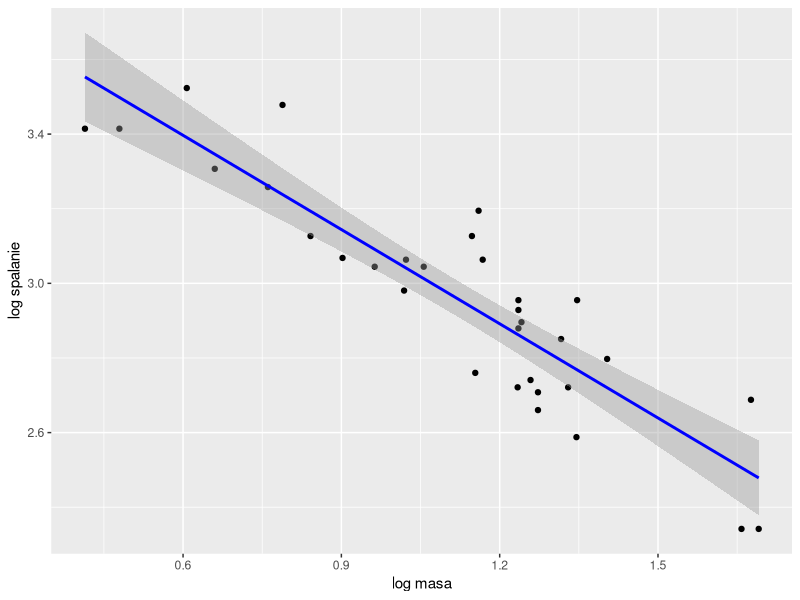
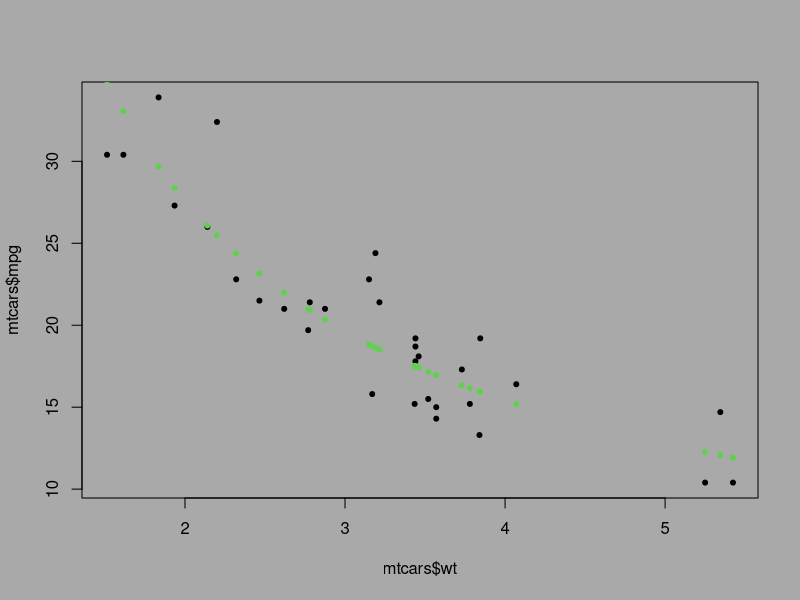
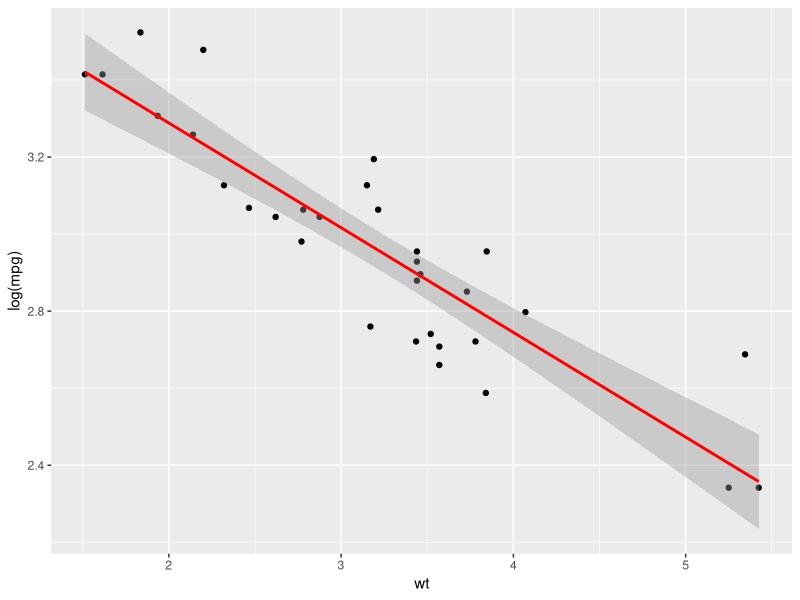
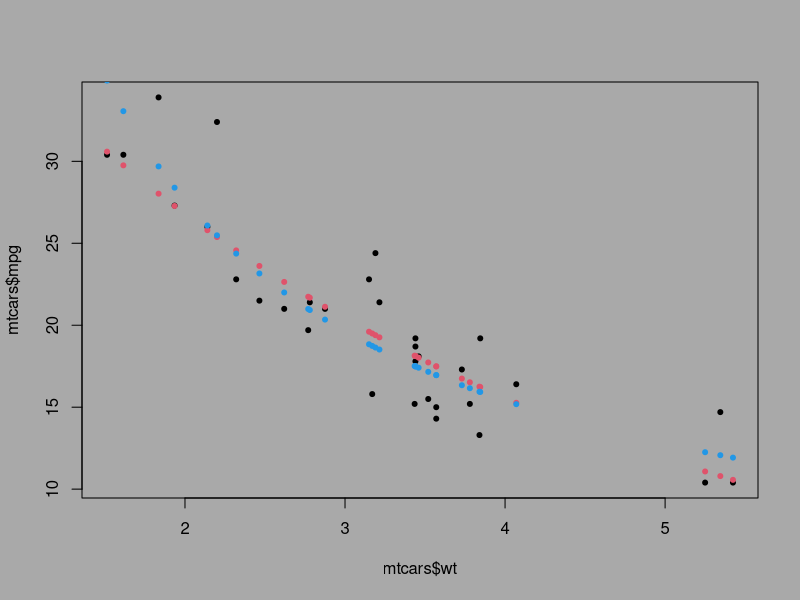
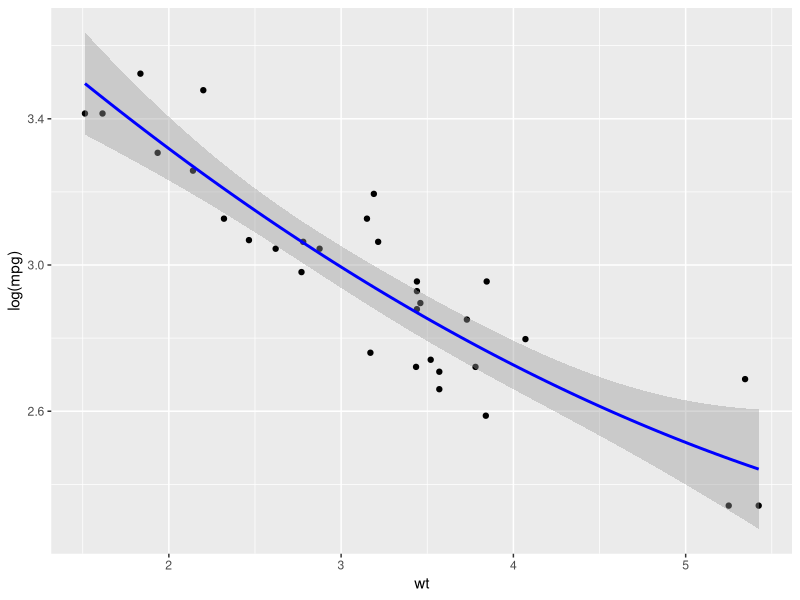
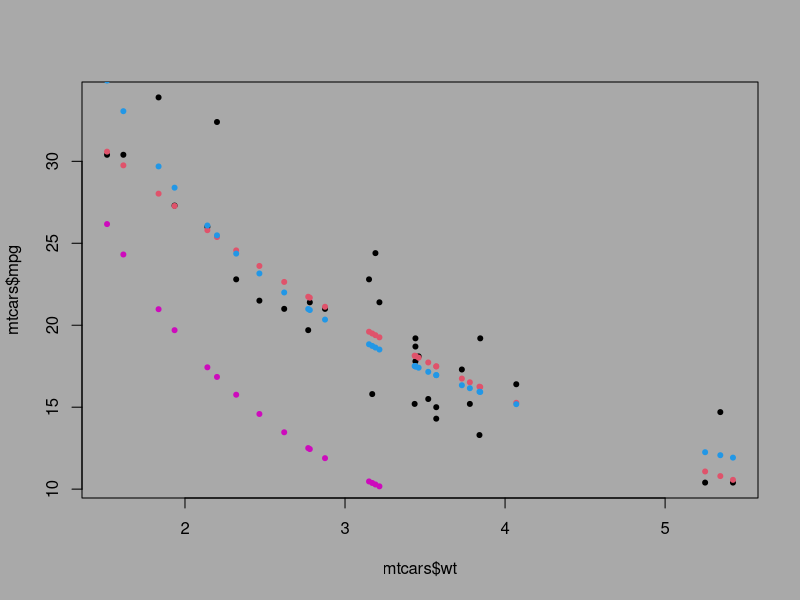

The R script that drew these images, in order:
# Ładowanie danych i pakietów
library(ggplot2) # Wizualizacja
library(dplyr)   # Przetwarzanie danych
library(broom)   # Podsumowanie modeli
library(tidyverse) # Przetwarzanie danych
par(bg="darkgrey") # Ustawienie globalne koloru tła wykresów
# Dane wbudowane mtcars
data("mtcars")
head(mtcars)
# Modelujemy zależność między zużyciem paliwa (mpg) a masą (wt)

# 1. Model potęgowy --------------------------------------------------------

# y=a*x^b - Przekształcamy równanie w postać liniową poprzez logarytmowanie:
# log(y)=log(a)+b*log(x)
# Tworzymy nową ramkę danych z logarytmami
mtcars_log <- mtcars %>%
  mutate(log_mpg = log(mpg), log_wt = log(wt))
# Dopasowujemy model liniowy dla logarytmów
model_log <- lm (log_mpg ~ log_wt, data = mtcars_log)
# Wyniki modelu
summary(model_log)
# Wizualizacja dopasowania
ggplot(mtcars_log, aes(x = log_wt, y = log_mpg))+
  # Funkcja aes() definiuje, które kolumny z ramki danych mtcars_log będą 
  # reprezentować osie wykresu:
  geom_point()+ # Każdy punkt na wykresie odpowiada jednej obserwacji 
  # (samochodowi) z danych.
  geom_smooth(method = "lm", col = "blue")+
  # Dodaje linię dopasowania modelu liniowego (prostej regresji) do wykresu.
  labs(tilte = "model potęgowy", x = "log masa", y = "log spalanie")
a <- exp(model_log$coefficients[1])
b <- model_log$coefficients[2]
y <- a*mtcars$wt^b # predykcja (mpg)
plot(mtcars$wt, mtcars$mpg, pch = 20)
points(mtcars$wt, y, pch = 20, col = 3)

# 2. Model wykładniczy -----------------------------------------------------

# y=a*e^b*x logarytmujemy otrzymując log(y)=log(a)+b*x
# Dopasowujemy model dla logarytmu zmiennej objaśnianej
model_exp <- lm(log(mpg) ~ wt, data = mtcars)
# Wyniki modelu
summary(model_exp)
# Wizualizacja
ggplot(mtcars, aes(x = wt, y = log(mpg)))+
  geom_point()+
  geom_smooth(method = "lm", color = "red")
# Aby nie nadpisać zmiennych przyjmijmy
a1 <- exp(model_exp$coefficients[1])
b1 <- model_exp$coefficients[2]
y1 <- a1*exp(b1*mtcars$wt)
# Wizualizacja
plot(mtcars$wt, mtcars$mpg, pch = 20, col = "black")
points(mtcars$wt, y1, pch = 20, col = 2)
points(mtcars$wt, y, pch = 20, col = 4)

# 3. Model potęgowo-wykładniczy ("mieszany”) ------------------------------
# y=a*x^b*e^c*x Logarytmujemy obie strony:
# log(y)=log(a)+b⋅log(x)+cx
# Dodajemy logarytm zmiennej niezależnej
mtcars_mieszany <- mtcars %>%
  mutate(log_wt = log(wt))
# Dopasowujemy model mieszany
model_mieszany <- lm(log(mpg) ~ log_wt + wt, data = mtcars_mieszany )
# Podsumowanie modelu
summary(model_mieszany)
a2 <- exp(model_mieszany$coefficients[1])
b2 <- model_mieszany$coefficients[2]

# Wizualizacja dopasowania
ggplot(mtcars, aes(x = wt, y = log(mpg)))+
  geom_point()+
  geom_smooth(method = "lm", formula = y ~ poly(x,2), color = "blue")

# 4. Model potęgowo-wykładniczy – estymacja parametrów --------------------

# Dopasowanie nieliniowego modelu
model_nls <- nls(mpg ~ a * wt^b*exp(c*wt), # Estymujemy parametry a,b,c
                 data = mtcars,
                 start = list(a = 1, b = -1, c = 0))
summary(model_nls)

# wyciągamy oszacowane współczynniki
parametry <- coef(model_nls)
a3 <- parametry["a"]
b3 <- parametry["b"]
c  <- parametry["c"]

# Predykcja na podstawie dopasowanego modelu
y3 <- a3*mtcars$wt^b*exp(c*mtcars$wt)
# Wizualizacja modeli
plot(mtcars$wt, mtcars$mpg, pch = 20, col = "black")
points(mtcars$wt, y1, pch = 20, col = 2)
points(mtcars$wt, y, pch = 20, col = 4)
points(mtcars$wt, y3, pch = 20, col = 6)
